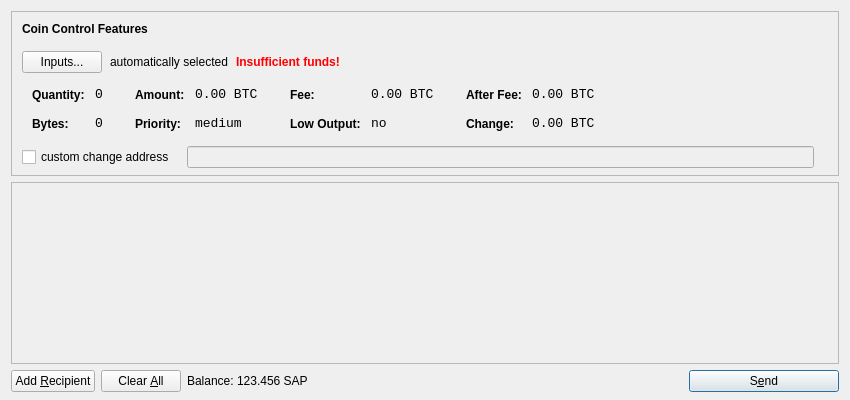
<?xml version="1.0" encoding="UTF-8"?>
<ui version="4.0">
 <class>SendCoinsDialog</class>
 <widget class="QDialog" name="SendCoinsDialog">
  <property name="geometry">
   <rect>
    <x>0</x>
    <y>0</y>
    <width>850</width>
    <height>400</height>
   </rect>
  </property>
  <property name="windowTitle">
   <string>Send Coins</string>
  </property>
  <layout class="QVBoxLayout" name="verticalLayout" stretch="0,1,0">
   <property name="bottomMargin">
    <number>8</number>
   </property>
   <item>
    <widget class="QFrame" name="frameCoinControl">
     <property name="sizePolicy">
      <sizepolicy hsizetype="Expanding" vsizetype="Expanding">
       <horstretch>0</horstretch>
       <verstretch>0</verstretch>
      </sizepolicy>
     </property>
     <property name="maximumSize">
      <size>
       <width>16777215</width>
       <height>16777215</height>
      </size>
     </property>
     <property name="frameShape">
      <enum>QFrame::StyledPanel</enum>
     </property>
     <property name="frameShadow">
      <enum>QFrame::Sunken</enum>
     </property>
     <layout class="QVBoxLayout" name="verticalLayoutCoinControl2">
      <property name="spacing">
       <number>-1</number>
      </property>
      <property name="leftMargin">
       <number>0</number>
      </property>
      <property name="topMargin">
       <number>0</number>
      </property>
      <property name="rightMargin">
       <number>0</number>
      </property>
      <property name="bottomMargin">
       <number>6</number>
      </property>
      <item>
       <layout class="QVBoxLayout" name="verticalLayoutCoinControl" stretch="0,0,0,0,1">
        <property name="spacing">
         <number>0</number>
        </property>
        <property name="leftMargin">
         <number>10</number>
        </property>
        <property name="topMargin">
         <number>10</number>
        </property>
        <item>
         <layout class="QHBoxLayout" name="horizontalLayoutCoinControl1">
          <property name="bottomMargin">
           <number>15</number>
          </property>
          <item>
           <widget class="QLabel" name="labelCoinControlFeatures">
            <property name="sizePolicy">
             <sizepolicy hsizetype="Preferred" vsizetype="Maximum">
              <horstretch>0</horstretch>
              <verstretch>0</verstretch>
             </sizepolicy>
            </property>
            <property name="font">
             <font>
              <weight>75</weight>
              <bold>true</bold>
             </font>
            </property>
            <property name="styleSheet">
             <string notr="true">font-weight:bold;</string>
            </property>
            <property name="text">
             <string>Coin Control Features</string>
            </property>
           </widget>
          </item>
         </layout>
        </item>
        <item>
         <layout class="QHBoxLayout" name="horizontalLayoutCoinControl2" stretch="0,0,0,0">
          <property name="spacing">
           <number>8</number>
          </property>
          <property name="bottomMargin">
           <number>10</number>
          </property>
          <item>
           <widget class="QPushButton" name="pushButtonCoinControl">
            <property name="styleSheet">
             <string notr="true"/>
            </property>
            <property name="text">
             <string>Inputs...</string>
            </property>
           </widget>
          </item>
          <item>
           <widget class="QLabel" name="labelCoinControlAutomaticallySelected">
            <property name="text">
             <string>automatically selected</string>
            </property>
            <property name="margin">
             <number>5</number>
            </property>
           </widget>
          </item>
          <item>
           <widget class="QLabel" name="labelCoinControlInsuffFunds">
            <property name="font">
             <font>
              <weight>75</weight>
              <bold>true</bold>
             </font>
            </property>
            <property name="styleSheet">
             <string notr="true">color:red;font-weight:bold;</string>
            </property>
            <property name="text">
             <string>Insufficient funds!</string>
            </property>
            <property name="margin">
             <number>5</number>
            </property>
           </widget>
          </item>
          <item>
           <spacer name="horizontalSpacerCoinControl">
            <property name="orientation">
             <enum>Qt::Horizontal</enum>
            </property>
            <property name="sizeHint" stdset="0">
             <size>
              <width>40</width>
              <height>1</height>
             </size>
            </property>
           </spacer>
          </item>
         </layout>
        </item>
        <item>
         <widget class="QWidget" name="widgetCoinControl" native="true">
          <property name="sizePolicy">
           <sizepolicy hsizetype="Preferred" vsizetype="Preferred">
            <horstretch>0</horstretch>
            <verstretch>0</verstretch>
           </sizepolicy>
          </property>
          <property name="minimumSize">
           <size>
            <width>0</width>
            <height>0</height>
           </size>
          </property>
          <property name="styleSheet">
           <string notr="true"/>
          </property>
          <layout class="QHBoxLayout" name="horizontalLayoutCoinControl5">
           <property name="margin">
            <number>0</number>
           </property>
           <item>
            <layout class="QHBoxLayout" name="horizontalLayoutCoinControl3" stretch="0,0,0,1">
             <property name="spacing">
              <number>20</number>
             </property>
             <property name="topMargin">
              <number>0</number>
             </property>
             <property name="bottomMargin">
              <number>10</number>
             </property>
             <item>
              <layout class="QFormLayout" name="formLayoutCoinControl1">
               <property name="horizontalSpacing">
                <number>10</number>
               </property>
               <property name="verticalSpacing">
                <number>14</number>
               </property>
               <property name="leftMargin">
                <number>10</number>
               </property>
               <property name="topMargin">
                <number>4</number>
               </property>
               <property name="rightMargin">
                <number>6</number>
               </property>
               <item row="0" column="0">
                <widget class="QLabel" name="labelCoinControlQuantityText">
                 <property name="styleSheet">
                  <string notr="true">font-weight:bold;</string>
                 </property>
                 <property name="text">
                  <string>Quantity:</string>
                 </property>
                 <property name="margin">
                  <number>0</number>
                 </property>
                </widget>
               </item>
               <item row="0" column="1">
                <widget class="QLabel" name="labelCoinControlQuantity">
                 <property name="font">
                  <font>
                   <family>Monospace</family>
                   <pointsize>10</pointsize>
                  </font>
                 </property>
                 <property name="cursor">
                  <cursorShape>IBeamCursor</cursorShape>
                 </property>
                 <property name="contextMenuPolicy">
                  <enum>Qt::ActionsContextMenu</enum>
                 </property>
                 <property name="text">
                  <string notr="true">0</string>
                 </property>
                 <property name="margin">
                  <number>0</number>
                 </property>
                 <property name="textInteractionFlags">
                  <set>Qt::LinksAccessibleByMouse|Qt::TextSelectableByKeyboard|Qt::TextSelectableByMouse</set>
                 </property>
                </widget>
               </item>
               <item row="1" column="0">
                <widget class="QLabel" name="labelCoinControlBytesText">
                 <property name="styleSheet">
                  <string notr="true">font-weight:bold;</string>
                 </property>
                 <property name="text">
                  <string>Bytes:</string>
                 </property>
                </widget>
               </item>
               <item row="1" column="1">
                <widget class="QLabel" name="labelCoinControlBytes">
                 <property name="font">
                  <font>
                   <family>Monospace</family>
                   <pointsize>10</pointsize>
                  </font>
                 </property>
                 <property name="cursor">
                  <cursorShape>IBeamCursor</cursorShape>
                 </property>
                 <property name="contextMenuPolicy">
                  <enum>Qt::ActionsContextMenu</enum>
                 </property>
                 <property name="text">
                  <string notr="true">0</string>
                 </property>
                 <property name="textInteractionFlags">
                  <set>Qt::LinksAccessibleByMouse|Qt::TextSelectableByKeyboard|Qt::TextSelectableByMouse</set>
                 </property>
                </widget>
               </item>
              </layout>
             </item>
             <item>
              <layout class="QFormLayout" name="formLayoutCoinControl2">
               <property name="horizontalSpacing">
                <number>10</number>
               </property>
               <property name="verticalSpacing">
                <number>14</number>
               </property>
               <property name="leftMargin">
                <number>6</number>
               </property>
               <property name="topMargin">
                <number>4</number>
               </property>
               <property name="rightMargin">
                <number>6</number>
               </property>
               <item row="0" column="0">
                <widget class="QLabel" name="labelCoinControlAmountText">
                 <property name="styleSheet">
                  <string notr="true">font-weight:bold;</string>
                 </property>
                 <property name="text">
                  <string>Amount:</string>
                 </property>
                 <property name="margin">
                  <number>0</number>
                 </property>
                </widget>
               </item>
               <item row="0" column="1">
                <widget class="QLabel" name="labelCoinControlAmount">
                 <property name="font">
                  <font>
                   <family>Monospace</family>
                   <pointsize>10</pointsize>
                  </font>
                 </property>
                 <property name="cursor">
                  <cursorShape>IBeamCursor</cursorShape>
                 </property>
                 <property name="contextMenuPolicy">
                  <enum>Qt::ActionsContextMenu</enum>
                 </property>
                 <property name="text">
                  <string notr="true">0.00 BTC</string>
                 </property>
                 <property name="textInteractionFlags">
                  <set>Qt::LinksAccessibleByMouse|Qt::TextSelectableByKeyboard|Qt::TextSelectableByMouse</set>
                 </property>
                </widget>
               </item>
               <item row="1" column="0">
                <widget class="QLabel" name="labelCoinControlPriorityText">
                 <property name="styleSheet">
                  <string notr="true">font-weight:bold;</string>
                 </property>
                 <property name="text">
                  <string>Priority:</string>
                 </property>
                </widget>
               </item>
               <item row="1" column="1">
                <widget class="QLabel" name="labelCoinControlPriority">
                 <property name="font">
                  <font>
                   <family>Monospace</family>
                   <pointsize>10</pointsize>
                  </font>
                 </property>
                 <property name="cursor">
                  <cursorShape>IBeamCursor</cursorShape>
                 </property>
                 <property name="contextMenuPolicy">
                  <enum>Qt::ActionsContextMenu</enum>
                 </property>
                 <property name="text">
                  <string>medium</string>
                 </property>
                 <property name="textInteractionFlags">
                  <set>Qt::LinksAccessibleByMouse|Qt::TextSelectableByKeyboard|Qt::TextSelectableByMouse</set>
                 </property>
                </widget>
               </item>
              </layout>
             </item>
             <item>
              <layout class="QFormLayout" name="formLayoutCoinControl3">
               <property name="horizontalSpacing">
                <number>10</number>
               </property>
               <property name="verticalSpacing">
                <number>14</number>
               </property>
               <property name="leftMargin">
                <number>6</number>
               </property>
               <property name="topMargin">
                <number>4</number>
               </property>
               <property name="rightMargin">
                <number>6</number>
               </property>
               <item row="0" column="0">
                <widget class="QLabel" name="labelCoinControlFeeText">
                 <property name="styleSheet">
                  <string notr="true">font-weight:bold;</string>
                 </property>
                 <property name="text">
                  <string>Fee:</string>
                 </property>
                 <property name="margin">
                  <number>0</number>
                 </property>
                </widget>
               </item>
               <item row="0" column="1">
                <widget class="QLabel" name="labelCoinControlFee">
                 <property name="font">
                  <font>
                   <family>Monospace</family>
                   <pointsize>10</pointsize>
                  </font>
                 </property>
                 <property name="cursor">
                  <cursorShape>IBeamCursor</cursorShape>
                 </property>
                 <property name="contextMenuPolicy">
                  <enum>Qt::ActionsContextMenu</enum>
                 </property>
                 <property name="text">
                  <string notr="true">0.00 BTC</string>
                 </property>
                 <property name="textInteractionFlags">
                  <set>Qt::LinksAccessibleByMouse|Qt::TextSelectableByKeyboard|Qt::TextSelectableByMouse</set>
                 </property>
                </widget>
               </item>
               <item row="1" column="0">
                <widget class="QLabel" name="labelCoinControlLowOutputText">
                 <property name="styleSheet">
                  <string notr="true">font-weight:bold;</string>
                 </property>
                 <property name="text">
                  <string>Low Output:</string>
                 </property>
                </widget>
               </item>
               <item row="1" column="1">
                <widget class="QLabel" name="labelCoinControlLowOutput">
                 <property name="font">
                  <font>
                   <family>Monospace</family>
                   <pointsize>10</pointsize>
                  </font>
                 </property>
                 <property name="cursor">
                  <cursorShape>IBeamCursor</cursorShape>
                 </property>
                 <property name="contextMenuPolicy">
                  <enum>Qt::ActionsContextMenu</enum>
                 </property>
                 <property name="text">
                  <string>no</string>
                 </property>
                 <property name="textInteractionFlags">
                  <set>Qt::LinksAccessibleByMouse|Qt::TextSelectableByKeyboard|Qt::TextSelectableByMouse</set>
                 </property>
                </widget>
               </item>
              </layout>
             </item>
             <item>
              <layout class="QFormLayout" name="formLayoutCoinControl4">
               <property name="horizontalSpacing">
                <number>10</number>
               </property>
               <property name="verticalSpacing">
                <number>14</number>
               </property>
               <property name="leftMargin">
                <number>6</number>
               </property>
               <property name="topMargin">
                <number>4</number>
               </property>
               <property name="rightMargin">
                <number>6</number>
               </property>
               <item row="0" column="0">
                <widget class="QLabel" name="labelCoinControlAfterFeeText">
                 <property name="styleSheet">
                  <string notr="true">font-weight:bold;</string>
                 </property>
                 <property name="text">
                  <string>After Fee:</string>
                 </property>
                 <property name="margin">
                  <number>0</number>
                 </property>
                </widget>
               </item>
               <item row="0" column="1">
                <widget class="QLabel" name="labelCoinControlAfterFee">
                 <property name="font">
                  <font>
                   <family>Monospace</family>
                   <pointsize>10</pointsize>
                  </font>
                 </property>
                 <property name="cursor">
                  <cursorShape>IBeamCursor</cursorShape>
                 </property>
                 <property name="contextMenuPolicy">
                  <enum>Qt::ActionsContextMenu</enum>
                 </property>
                 <property name="text">
                  <string notr="true">0.00 BTC</string>
                 </property>
                 <property name="textInteractionFlags">
                  <set>Qt::LinksAccessibleByMouse|Qt::TextSelectableByKeyboard|Qt::TextSelectableByMouse</set>
                 </property>
                </widget>
               </item>
               <item row="1" column="0">
                <widget class="QLabel" name="labelCoinControlChangeText">
                 <property name="styleSheet">
                  <string notr="true">font-weight:bold;</string>
                 </property>
                 <property name="text">
                  <string>Change:</string>
                 </property>
                </widget>
               </item>
               <item row="1" column="1">
                <widget class="QLabel" name="labelCoinControlChange">
                 <property name="font">
                  <font>
                   <family>Monospace</family>
                   <pointsize>10</pointsize>
                  </font>
                 </property>
                 <property name="cursor">
                  <cursorShape>IBeamCursor</cursorShape>
                 </property>
                 <property name="contextMenuPolicy">
                  <enum>Qt::ActionsContextMenu</enum>
                 </property>
                 <property name="text">
                  <string notr="true">0.00 BTC</string>
                 </property>
                 <property name="textInteractionFlags">
                  <set>Qt::LinksAccessibleByMouse|Qt::TextSelectableByKeyboard|Qt::TextSelectableByMouse</set>
                 </property>
                </widget>
               </item>
              </layout>
             </item>
            </layout>
           </item>
          </layout>
         </widget>
        </item>
        <item>
         <layout class="QHBoxLayout" name="horizontalLayoutCoinControl4" stretch="0,0,0">
          <property name="spacing">
           <number>12</number>
          </property>
          <property name="sizeConstraint">
           <enum>QLayout::SetDefaultConstraint</enum>
          </property>
          <property name="topMargin">
           <number>5</number>
          </property>
          <property name="rightMargin">
           <number>5</number>
          </property>
          <item>
           <widget class="QCheckBox" name="checkBoxCoinControlChange">
            <property name="text">
             <string>custom change address</string>
            </property>
           </widget>
          </item>
          <item>
           <widget class="QLineEdit" name="lineEditCoinControlChange">
            <property name="enabled">
             <bool>false</bool>
            </property>
            <property name="sizePolicy">
             <sizepolicy hsizetype="Expanding" vsizetype="Fixed">
              <horstretch>0</horstretch>
              <verstretch>0</verstretch>
             </sizepolicy>
            </property>
           </widget>
          </item>
          <item>
           <widget class="QLabel" name="labelCoinControlChangeLabel">
            <property name="sizePolicy">
             <sizepolicy hsizetype="Preferred" vsizetype="Expanding">
              <horstretch>0</horstretch>
              <verstretch>0</verstretch>
             </sizepolicy>
            </property>
            <property name="minimumSize">
             <size>
              <width>0</width>
              <height>0</height>
             </size>
            </property>
            <property name="text">
             <string/>
            </property>
            <property name="margin">
             <number>3</number>
            </property>
           </widget>
          </item>
         </layout>
        </item>
        <item>
         <spacer name="verticalSpacerCoinControl">
          <property name="orientation">
           <enum>Qt::Vertical</enum>
          </property>
          <property name="sizeHint" stdset="0">
           <size>
            <width>800</width>
            <height>1</height>
           </size>
          </property>
         </spacer>
        </item>
       </layout>
      </item>
     </layout>
    </widget>
   </item>
   <item>
    <widget class="QScrollArea" name="scrollArea">
     <property name="widgetResizable">
      <bool>true</bool>
     </property>
     <widget class="QWidget" name="scrollAreaWidgetContents">
      <property name="geometry">
       <rect>
        <x>0</x>
        <y>0</y>
        <width>830</width>
        <height>165</height>
       </rect>
      </property>
      <layout class="QVBoxLayout" name="verticalLayout_2">
       <property name="margin">
        <number>0</number>
       </property>
       <item>
        <layout class="QVBoxLayout" name="entries">
         <property name="spacing">
          <number>6</number>
         </property>
        </layout>
       </item>
       <item>
        <spacer name="verticalSpacer">
         <property name="orientation">
          <enum>Qt::Vertical</enum>
         </property>
         <property name="sizeHint" stdset="0">
          <size>
           <width>20</width>
           <height>40</height>
          </size>
         </property>
        </spacer>
       </item>
      </layout>
     </widget>
    </widget>
   </item>
   <item>
    <layout class="QHBoxLayout" name="horizontalLayout">
     <item>
      <widget class="QPushButton" name="addButton">
       <property name="toolTip">
        <string>Send to multiple recipients at once</string>
       </property>
       <property name="text">
        <string>Add &amp;Recipient</string>
       </property>
       <property name="icon">
        <iconset resource="../bitcoin.qrc">
         <normaloff>:/icons/add</normaloff>:/icons/add</iconset>
       </property>
       <property name="autoDefault">
        <bool>false</bool>
       </property>
      </widget>
     </item>
     <item>
      <widget class="QPushButton" name="clearButton">
       <property name="sizePolicy">
        <sizepolicy hsizetype="Minimum" vsizetype="Fixed">
         <horstretch>0</horstretch>
         <verstretch>0</verstretch>
        </sizepolicy>
       </property>
       <property name="toolTip">
        <string>Remove all transaction fields</string>
       </property>
       <property name="text">
        <string>Clear &amp;All</string>
       </property>
       <property name="icon">
        <iconset resource="../bitcoin.qrc">
         <normaloff>:/icons/remove</normaloff>:/icons/remove</iconset>
       </property>
       <property name="autoRepeatDelay">
        <number>300</number>
       </property>
       <property name="autoDefault">
        <bool>false</bool>
       </property>
      </widget>
     </item>
     <item>
      <layout class="QHBoxLayout" name="horizontalLayout_2">
       <property name="spacing">
        <number>3</number>
       </property>
       <item>
        <widget class="QLabel" name="label">
         <property name="text">
          <string>Balance:</string>
         </property>
        </widget>
       </item>
       <item>
        <widget class="QLabel" name="labelBalance">
         <property name="cursor">
          <cursorShape>IBeamCursor</cursorShape>
         </property>
         <property name="text">
          <string>123.456 SAP</string>
         </property>
         <property name="textInteractionFlags">
          <set>Qt::LinksAccessibleByMouse|Qt::TextSelectableByKeyboard|Qt::TextSelectableByMouse</set>
         </property>
        </widget>
       </item>
      </layout>
     </item>
     <item>
      <spacer name="horizontalSpacer">
       <property name="orientation">
        <enum>Qt::Horizontal</enum>
       </property>
       <property name="sizeHint" stdset="0">
        <size>
         <width>40</width>
         <height>20</height>
        </size>
       </property>
      </spacer>
     </item>
     <item>
      <widget class="QPushButton" name="sendButton">
       <property name="minimumSize">
        <size>
         <width>150</width>
         <height>0</height>
        </size>
       </property>
       <property name="toolTip">
        <string>Confirm the send action</string>
       </property>
       <property name="text">
        <string>S&amp;end</string>
       </property>
       <property name="icon">
        <iconset resource="../bitcoin.qrc">
         <normaloff>:/icons/send</normaloff>:/icons/send</iconset>
       </property>
       <property name="default">
        <bool>true</bool>
       </property>
      </widget>
     </item>
    </layout>
   </item>
  </layout>
 </widget>
 <resources>
  <include location="../bitcoin.qrc"/>
 </resources>
 <connections/>
</ui>
